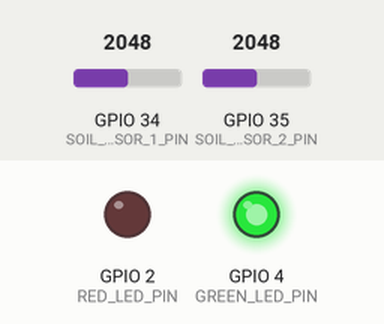
Recording of a sketch running on a simulated ESP32. On the bench: output pins drawn as LEDs (lit = HIGH). The test bench sets the inputs (shaded band); at power-on: GPIO 34 (SOIL_SENSOR_1_PIN) = 2048, GPIO 35 (SOIL_SENSOR_2_PIN) = 2048. What the sketch prints to the serial monitor is not drawn.

Above: at 1.8 s.
1.9 s: GPIO 34 (SOIL_SENSOR_1_PIN) set to 33
3.4 s: GPIO 34 (SOIL_SENSOR_1_PIN) set to 28
At 4.4 s:
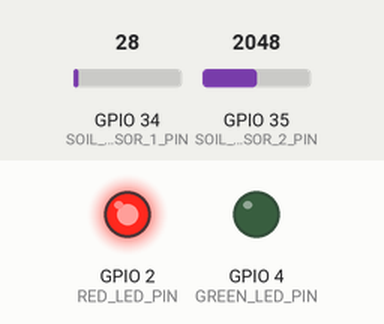
5.5 s: GPIO 34 (SOIL_SENSOR_1_PIN) set to 491
At 7.1 s:
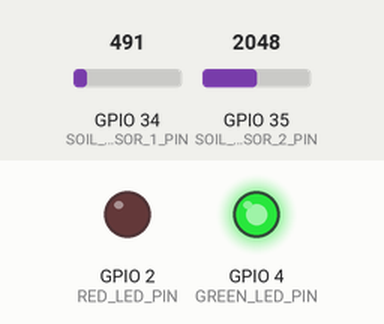
7.5 s: GPIO 34 (SOIL_SENSOR_1_PIN) set to 0
At 8.7 s:
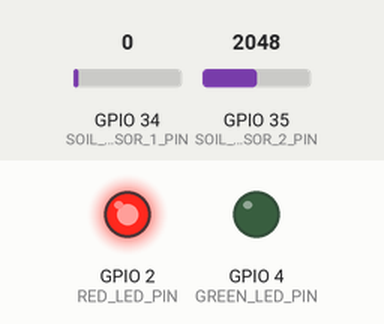
Timing chart, 0 to 10.5 s (numbered marks = the images above; inputs shaded):
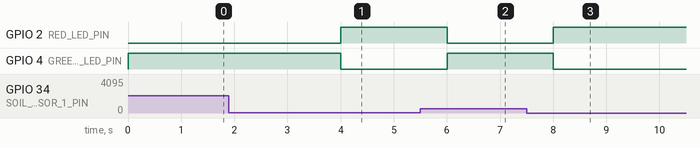

The sketch:

git_esp32_1.ino
```cpp
#include <esp_now.h>
#include <WiFi.h>
#include <driver/adc.h>

// Pins
#define SOIL_SENSOR_1_PIN 34  // Plant 1 AO
#define SOIL_SENSOR_2_PIN 35  // Plant 2 AO
#define RED_LED_PIN 2
#define GREEN_LED_PIN 4

// Data structure
typedef struct {
  uint8_t plant1_moisture;
  uint8_t plant2_moisture;
  uint32_t timestamp;
} soil_data_t;

soil_data_t sensorData;
unsigned long lastSendTime = 0;
const unsigned long SEND_INTERVAL = 360000; // 1 HOUR

// ESP32(2) MAC ADDRESS - YOURS!
uint8_t receiverMacAddress[] = {0x1, 0x2, 0x3, 0x4, 0x5, 0x6};

void setup() {
  Serial.begin(115200);

  pinMode(RED_LED_PIN, OUTPUT);
  pinMode(GREEN_LED_PIN, OUTPUT);
  digitalWrite(RED_LED_PIN, LOW);
  digitalWrite(GREEN_LED_PIN, LOW);

  // ADC Setup for soil sensors
  adc1_config_width(ADC_WIDTH_BIT_12);
  adc1_config_channel_atten(ADC1_CHANNEL_6, ADC_ATTEN_DB_11); // GPIO34
  adc1_config_channel_atten(ADC1_CHANNEL_7, ADC_ATTEN_DB_11); // GPIO35

  WiFi.mode(WIFI_STA);

  if (esp_now_init() != ESP_OK) {
    Serial.println("ESP-NOW Init Failed");
    return;
  }

  // Add ESP32(2) as peer
  esp_now_peer_info_t peerInfo = {};
  memcpy(peerInfo.peer_addr, receiverMacAddress, 6);
  peerInfo.channel = 0;
  peerInfo.encrypt = false;

  if (esp_now_add_peer(&peerInfo) != ESP_OK) {
    Serial.printf("Failed to add peer: %02X:%02X:%02X:%02X:%02X:%02X\n",
                  receiverMacAddress[0], receiverMacAddress[1], receiverMacAddress[2],
                  receiverMacAddress[3], receiverMacAddress[4], receiverMacAddress[5]);
  } else {
    Serial.println("ESP32(2) peer connected");
  }

  esp_now_register_send_cb(onDataSent);

  Serial.println("ESP32(1) Soil Monitor READY");
  Serial.print("MAC: "); Serial.println(WiFi.macAddress());
  Serial.printf("Next send in: %lu minutes\n", SEND_INTERVAL/60000);
}

void loop() {
  // Read soil sensors (AO pins)
  int raw1 = adc1_get_raw(ADC1_CHANNEL_6);
  int raw2 = adc1_get_raw(ADC1_CHANNEL_7);

  // *** CALIBRATE THESE VALUES FOR YOUR SENSORS ***
  const int DRY_AIR  = 0;  // ← MEASURE: Sensor in AIR
  const int WET_SOIL = 100;  // ← MEASURE: Sensor in WET SOIL

  sensorData.plant1_moisture = constrain(map(raw1, DRY_AIR, WET_SOIL, 0, 100), 0, 100);
  sensorData.plant2_moisture = constrain(map(raw2, DRY_AIR, WET_SOIL, 0, 100), 0, 100);
  sensorData.timestamp = millis();

  // Status LEDs (30% threshold)
  bool plant1Good = sensorData.plant1_moisture > 30;
  bool plant2Good = sensorData.plant2_moisture > 30;
  bool bothGood = plant1Good && plant2Good;

  digitalWrite(GREEN_LED_PIN, bothGood ? HIGH : LOW);
  digitalWrite(RED_LED_PIN, bothGood ? LOW : HIGH);

  // Send hourly
  if (millis() - lastSendTime >= SEND_INTERVAL) {
    sendData();
    lastSendTime = millis();
  }

  // Status every 30s
  static unsigned long statusTime = 0;
  if (millis() - statusTime > 30000) {
    Serial.printf("P1:%3d%% %s | P2:%3d%% %s | Next:%lus\n",
                  sensorData.plant1_moisture, plant1Good?"OK":"DRY",
                  sensorData.plant2_moisture, plant2Good?"OK":"DRY",
                  (SEND_INTERVAL - (millis() - lastSendTime)) / 1000);
    statusTime = millis();
  }

  delay(1000);
}

void sendData() {
  Serial.println("\n HOURLY DATA TRANSMISSION");
  Serial.printf("P1: %d%% | P2: %d%%\n", sensorData.plant1_moisture, sensorData.plant2_moisture);

  esp_err_t result = esp_now_send(receiverMacAddress, (uint8_t*)&sensorData, sizeof(sensorData));
  if (result != ESP_OK) {
    Serial.printf("Send error: %d\n", result);
  }
}

void onDataSent(const wifi_tx_info_t *info, esp_now_send_status_t status) {
  Serial.printf("%s\n", status == ESP_NOW_SEND_SUCCESS ? "DELIVERED" : "FAILED");
  Serial.println("================\n");
}
```

Measured:
- the behaviour switches between 31 and 30 on GPIO 34 (SOIL_SENSOR_1_PIN) (found by bisection; images 0 and 1)
- after the input at 1.9 s, every drawn part: stays the same
- after the input at 3.4 s, GPIO 2 (RED_LED_PIN): LOW → HIGH after 0.61 s; GPIO 4 (GREEN_LED_PIN): HIGH → LOW after 0.61 s
- after the input at 5.5 s, GPIO 2 (RED_LED_PIN): HIGH → LOW after 0.51 s; GPIO 4 (GREEN_LED_PIN): LOW → HIGH after 0.51 s
- after the input at 7.5 s, GPIO 2 (RED_LED_PIN): LOW → HIGH after 0.51 s; GPIO 4 (GREEN_LED_PIN): HIGH → LOW after 0.51 s
